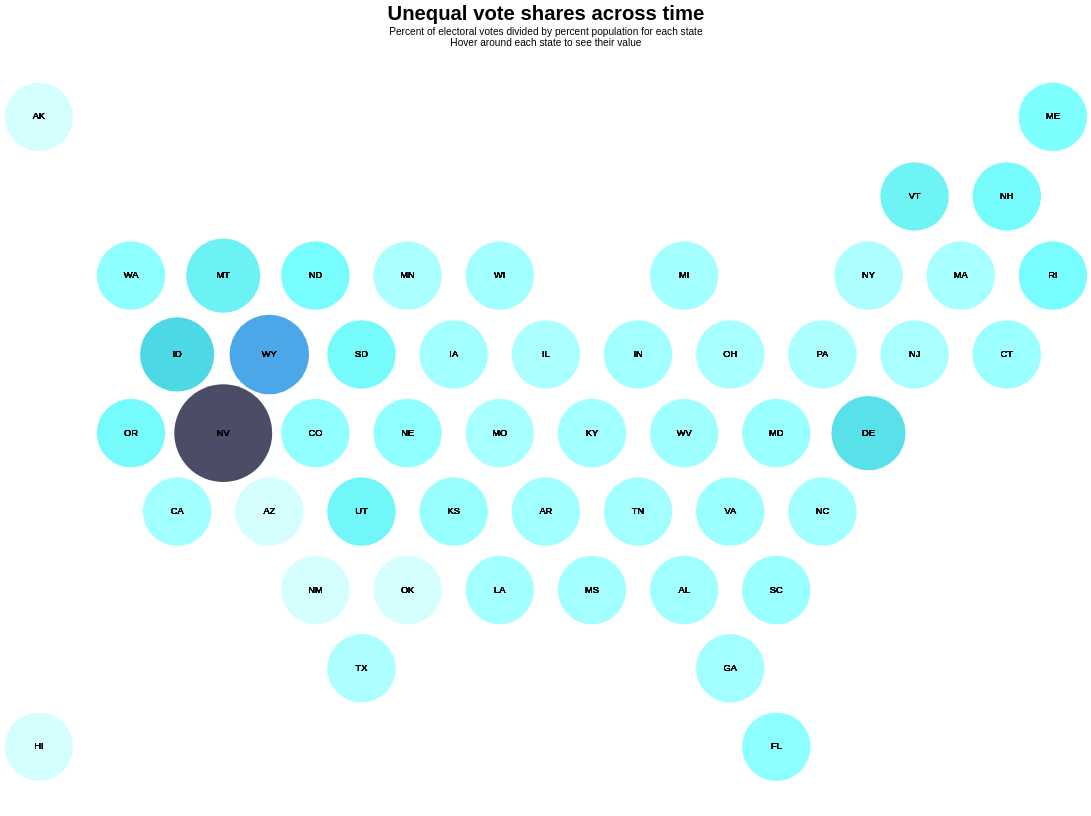

Source (Vega-Lite JSON):
### Vega specification from a JSON file in a GitHub repository (floating-point values rounded to 4 significant figures; data arrays with more than 128 entries replaced by an {"elided": "..."} marker saying what was removed)
{"$schema": "https://vega.github.io/schema/vega/v5.json", "background": "white", "padding": 5, "width": 1200, "height": 900, "title": {"text": ["Unequal vote shares across time"], "fontSize": 24, "subtitle": ["Percent of electoral votes divided by percent population for each state", "Hover around each state to see their value"], "frame": "group"}, "style": "cell", "data": [{"name": "Choose_store", "values": [{"unit": "layer_0", "fields": [{"type": "E", "field": "year"}], "values": [1900]}]}, {"name": "data-d8bdb51ec45351b155af748a57fe92d6", "values": {"elided": "350 records"}}, {"name": "data_1", "source": "data-d8bdb51ec45351b155af748a57fe92d6", "transform": [{"type": "extent", "field": "votes-population", "signal": "layer_0_bin_maxbins_10_votes_population_extent"}, {"type": "bin", "field": "votes-population", "as": ["bin_maxbins_10_votes-population", "bin_maxbins_10_votes-population_end"], "signal": "layer_0_bin_maxbins_10_votes_population_bins", "extent": {"signal": "layer_0_bin_maxbins_10_votes_population_extent"}, "maxbins": 10}, {"type": "filter", "expr": "!length(data(\"Choose_store\")) || vlSelectionTest(\"Choose_store\", datum)"}, {"type": "geojson", "fields": ["centroid_lon", "centroid_lat"], "signal": "layer_0_geojson_0"}, {"type": "geopoint", "projection": "projection", "fields": ["centroid_lon", "centroid_lat"], "as": ["layer_0_x", "layer_0_y"]}, {"type": "filter", "expr": "isValid(datum[\"bin_maxbins_10_votes-population\"]) && isFinite(+datum[\"bin_maxbins_10_votes-population\"])"}]}, {"name": "data_2", "source": "data-d8bdb51ec45351b155af748a57fe92d6", "transform": [{"type": "geojson", "fields": ["centroid_lon", "centroid_lat"], "signal": "layer_1_geojson_0"}, {"type": "geopoint", "projection": "projection", "fields": ["centroid_lon", "centroid_lat"], "as": ["layer_1_x", "layer_1_y"]}]}], "projections": [{"name": "projection", "size": {"signal": "[width, height]"}, "fit": {"signal": "[layer_0_geojson_0, layer_1_geojson_0]"}}], "signals": [{"name": "unit", "value": {}, "on": [{"events": "mousemove", "update": "isTuple(group()) ? group() : unit"}]}, {"name": "Choose_year", "init": "1900", "bind": {"input": "range", "max": 2020, "min": 1900, "step": 20}}, {"name": "Choose", "update": "vlSelectionResolve(\"Choose_store\", \"union\", true, true)"}, {"name": "Choose_tuple", "update": "Choose_year !== null ? {fields: Choose_tuple_fields, values: [Choose_year]} : null"}, {"name": "Choose_tuple_fields", "value": [{"type": "E", "field": "year"}]}, {"name": "Choose_modify", "on": [{"events": {"signal": "Choose_tuple"}, "update": "modify(\"Choose_store\", Choose_tuple, true)"}]}], "marks": [{"name": "layer_0_marks", "type": "symbol", "style": ["circle"], "interactive": true, "from": {"data": "data_1"}, "encode": {"update": {"opacity": {"value": 0.7}, "fill": {"scale": "color", "field": "votes-population"}, "tooltip": {"signal": "{\"State\": isValid(datum[\"State\"]) ? datum[\"State\"] : \"\"+datum[\"State\"], \"% electoral votes divided by % population\": format(datum[\"votes-population\"], \"\")}"}, "ariaRoleDescription": {"value": "circle"}, "description": {"signal": "\"votes-population: \" + (format(datum[\"votes-population\"], \"\")) + \"; centroid_lat: \" + (format(datum[\"centroid_lat\"], \"\")) + \"; centroid_lon: \" + (format(datum[\"centroid_lon\"], \"\")) + \"; votes-population (binned): \" + (!isValid(datum[\"bin_maxbins_10_votes-population\"]) || !isFinite(+datum[\"bin_maxbins_10_votes-population\"]) ? \"null\" : format(datum[\"bin_maxbins_10_votes-population\"], \"\") + \" – \" + format(datum[\"bin_maxbins_10_votes-population_end\"], \"\")) + \"; State: \" + (isValid(datum[\"State\"]) ? datum[\"State\"] : \"\"+datum[\"State\"]) + \"; % electoral votes divided by % population: \" + (format(datum[\"votes-population\"], \"\"))"}, "x": {"field": "layer_0_x"}, "y": {"field": "layer_0_y"}, "size": {"signal": "scale(\"size\", 0.5 * datum[\"bin_maxbins_10_votes-population\"] + 0.5 * datum[\"bin_maxbins_10_votes-population_end\"])"}, "shape": {"value": "circle"}}}}, {"name": "layer_1_marks", "type": "text", "style": ["text"], "interactive": false, "from": {"data": "data_2"}, "encode": {"update": {"fill": {"value": "black"}, "description": {"signal": "\"centroid_lat: \" + (format(datum[\"centroid_lat\"], \"\")) + \"; centroid_lon: \" + (format(datum[\"centroid_lon\"], \"\")) + \"; state_code: \" + (isValid(datum[\"state_code\"]) ? datum[\"state_code\"] : \"\"+datum[\"state_code\"])"}, "x": {"field": "layer_1_x"}, "y": {"field": "layer_1_y"}, "text": {"signal": "isValid(datum[\"state_code\"]) ? datum[\"state_code\"] : \"\"+datum[\"state_code\"]"}, "align": {"value": "center"}, "baseline": {"value": "middle"}}}}], "scales": [{"name": "color", "type": "linear", "domain": {"data": "data_1", "field": "votes-population"}, "range": ["#C3FFFF", "#41FFFF", "#00CCD9", "#00A7E4", "#006DD6", "#005B97", "#6D72BC", "#3D478B", "#000027"], "interpolate": "hcl", "zero": false}, {"name": "size", "type": "linear", "domain": {"signal": "[layer_0_bin_maxbins_10_votes_population_bins.start, layer_0_bin_maxbins_10_votes_population_bins.stop]"}, "range": [6000, 14000], "bins": {"signal": "layer_0_bin_maxbins_10_votes_population_bins"}, "zero": true}], "config": {"style": {"cell": {"stroke": null}}}}
